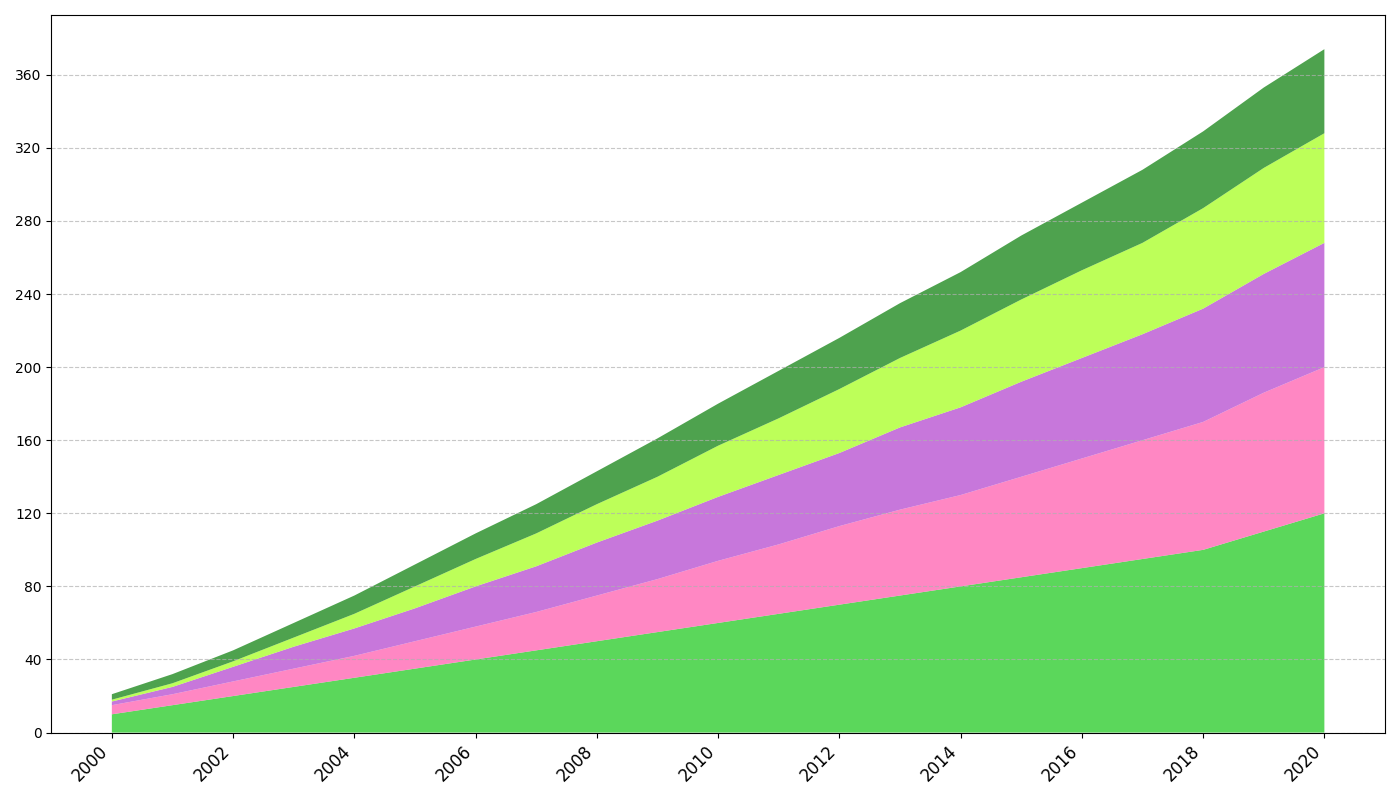

This figure's Python source:
import matplotlib.pyplot as plt
import numpy as np

years = np.arange(2000, 2021)
trees_area = np.array([10, 15, 20, 25, 30, 35, 40, 45, 50, 55, 60, 65, 70, 75, 80, 85, 90, 95, 100, 110, 120])
shrubs_area = np.array([5, 6, 8, 10, 12, 15, 18, 21, 25, 29, 34, 38, 43, 47, 50, 55, 60, 65, 70, 76, 80])
flowers_area = np.array([2, 4, 8, 12, 15, 18, 22, 25, 29, 32, 35, 38, 40, 45, 48, 52, 55, 58, 62, 65, 68])
herbs_area = np.array([1, 2, 3, 5, 8, 12, 15, 18, 21, 24, 28, 31, 35, 38, 42, 45, 48, 50, 55, 58, 60])
grasses_area = np.array([3, 5, 6, 8, 10, 12, 14, 16, 18, 21, 23, 26, 28, 30, 32, 35, 37, 40, 42, 44, 46])

fig, ax = plt.subplots(figsize=(14, 8))
ax.stackplot(years, trees_area, shrubs_area, flowers_area, herbs_area, grasses_area,
             colors=['#32CD32', '#FF69B4', '#BA55D3', '#ADFF2F', '#228B22'],
             alpha=0.8)

ax.set_xticks(years[::2])
ax.set_xticklabels([str(year) for year in years[::2]], rotation=45, ha='right', fontsize=12)
ax.yaxis.set_major_locator(plt.MaxNLocator(integer=True))
ax.yaxis.grid(True, linestyle='--', alpha=0.7)

plt.tight_layout()
plt.show()
